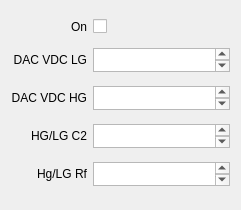
       <widget class="QWidget" name="gridLayoutWidget_9">
        <property name="geometry">
         <rect>
          <x>870</x>
          <y>260</y>
          <width>241</width>
          <height>210</height>
         </rect>
        </property>
        <layout class="QGridLayout" name="gridLayout_8">
         <item row="0" column="1">
          <widget class="QCheckBox" name="lauroc1slowcontrolch4ONBox">
           <property name="text">
            <string/>
           </property>
          </widget>
         </item>
         <item row="4" column="1">
          <widget class="QPlainTextEdit" name="lauroc1slowcontrolch4RfBox">
           <property name="maximumSize">
            <size>
             <width>16777215</width>
             <height>24</height>
            </size>
           </property>
          </widget>
         </item>
         <item row="1" column="1">
          <widget class="QPlainTextEdit" name="lauroc1slowcontrolch4dacVdcLGBox">
           <property name="maximumSize">
            <size>
             <width>16777215</width>
             <height>24</height>
            </size>
           </property>
          </widget>
         </item>
         <item row="3" column="0">
          <widget class="QLabel" name="label_4">
           <property name="text">
            <string>HG/LG C2</string>
           </property>
           <property name="alignment">
            <set>Qt::AlignRight|Qt::AlignTrailing|Qt::AlignVCenter</set>
           </property>
          </widget>
         </item>
         <item row="2" column="0">
          <widget class="QLabel" name="lauroc1slowcontrolch4dacVdcHGLabel">
           <property name="text">
            <string>DAC VDC HG</string>
           </property>
           <property name="alignment">
            <set>Qt::AlignRight|Qt::AlignTrailing|Qt::AlignVCenter</set>
           </property>
          </widget>
         </item>
         <item row="1" column="0">
          <widget class="QLabel" name="lauroc1slowcontrolch4dacVdcLGLabel">
           <property name="text">
            <string>DAC VDC LG</string>
           </property>
           <property name="alignment">
            <set>Qt::AlignRight|Qt::AlignTrailing|Qt::AlignVCenter</set>
           </property>
          </widget>
         </item>
         <item row="3" column="1">
          <widget class="QPlainTextEdit" name="lauroc1slowcontrolch4C2Box">
           <property name="maximumSize">
            <size>
             <width>16777215</width>
             <height>24</height>
            </size>
           </property>
          </widget>
         </item>
         <item row="0" column="0">
          <widget class="QLabel" name="label_6">
           <property name="text">
            <string>On</string>
           </property>
           <property name="alignment">
            <set>Qt::AlignRight|Qt::AlignTrailing|Qt::AlignVCenter</set>
           </property>
          </widget>
         </item>
         <item row="4" column="0">
          <widget class="QLabel" name="label_5">
           <property name="text">
            <string>Hg/LG Rf</string>
           </property>
           <property name="alignment">
            <set>Qt::AlignRight|Qt::AlignTrailing|Qt::AlignVCenter</set>
           </property>
          </widget>
         </item>
         <item row="2" column="1">
          <widget class="QPlainTextEdit" name="lauroc1slowcontrolch4dacVdcHGBox">
           <property name="maximumSize">
            <size>
             <width>16777215</width>
             <height>24</height>
            </size>
           </property>
          </widget>
         </item>
        </layout>
       </widget>
